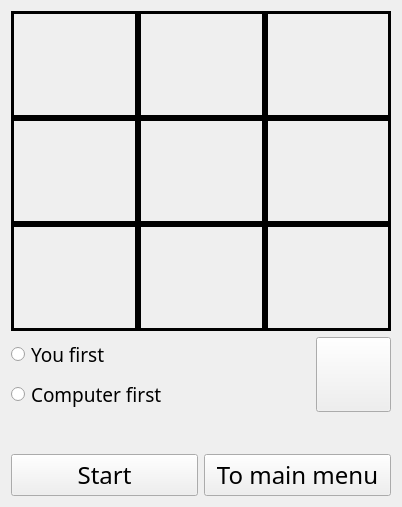
<?xml version="1.0" encoding="UTF-8"?>
<ui version="4.0">
 <class>game_form</class>
 <widget class="QWidget" name="game_form">
  <property name="enabled">
   <bool>true</bool>
  </property>
  <property name="geometry">
   <rect>
    <x>0</x>
    <y>0</y>
    <width>402</width>
    <height>507</height>
   </rect>
  </property>
  <property name="minimumSize">
   <size>
    <width>315</width>
    <height>385</height>
   </size>
  </property>
  <property name="baseSize">
   <size>
    <width>440</width>
    <height>480</height>
   </size>
  </property>
  <property name="font">
   <font>
    <pointsize>18</pointsize>
   </font>
  </property>
  <property name="cursor">
   <cursorShape>ArrowCursor</cursorShape>
  </property>
  <property name="windowTitle">
   <string>TicTacToe</string>
  </property>
  <layout class="QVBoxLayout" name="verticalLayout_2">
   <item>
    <layout class="QGridLayout" name="gridLayout" rowstretch="1,1,1" columnstretch="1,1,1">
     <property name="sizeConstraint">
      <enum>QLayout::SetMaximumSize</enum>
     </property>
     <property name="spacing">
      <number>0</number>
     </property>
     <item row="0" column="0">
      <widget class="QPushButton" name="but_1">
       <property name="enabled">
        <bool>true</bool>
       </property>
       <property name="sizePolicy">
        <sizepolicy hsizetype="Expanding" vsizetype="Expanding">
         <horstretch>1</horstretch>
         <verstretch>1</verstretch>
        </sizepolicy>
       </property>
       <property name="font">
        <font>
         <family>Algerian</family>
         <pointsize>48</pointsize>
         <italic>false</italic>
        </font>
       </property>
       <property name="cursor">
        <cursorShape>OpenHandCursor</cursorShape>
       </property>
       <property name="autoFillBackground">
        <bool>false</bool>
       </property>
       <property name="styleSheet">
        <string notr="true">border: 3px solid</string>
       </property>
       <property name="text">
        <string/>
       </property>
       <property name="checkable">
        <bool>false</bool>
       </property>
       <property name="checked">
        <bool>false</bool>
       </property>
      </widget>
     </item>
     <item row="0" column="1">
      <widget class="QPushButton" name="but_2">
       <property name="sizePolicy">
        <sizepolicy hsizetype="Expanding" vsizetype="Expanding">
         <horstretch>1</horstretch>
         <verstretch>1</verstretch>
        </sizepolicy>
       </property>
       <property name="font">
        <font>
         <family>Algerian</family>
         <pointsize>48</pointsize>
         <italic>false</italic>
        </font>
       </property>
       <property name="cursor">
        <cursorShape>OpenHandCursor</cursorShape>
       </property>
       <property name="styleSheet">
        <string notr="true">border: 3px solid</string>
       </property>
       <property name="text">
        <string/>
       </property>
      </widget>
     </item>
     <item row="0" column="2">
      <widget class="QPushButton" name="but_3">
       <property name="sizePolicy">
        <sizepolicy hsizetype="Expanding" vsizetype="Expanding">
         <horstretch>1</horstretch>
         <verstretch>1</verstretch>
        </sizepolicy>
       </property>
       <property name="font">
        <font>
         <family>Algerian</family>
         <pointsize>48</pointsize>
         <italic>false</italic>
        </font>
       </property>
       <property name="cursor">
        <cursorShape>OpenHandCursor</cursorShape>
       </property>
       <property name="styleSheet">
        <string notr="true">border: 3px solid</string>
       </property>
       <property name="text">
        <string/>
       </property>
      </widget>
     </item>
     <item row="1" column="0">
      <widget class="QPushButton" name="but_4">
       <property name="sizePolicy">
        <sizepolicy hsizetype="Expanding" vsizetype="Expanding">
         <horstretch>1</horstretch>
         <verstretch>1</verstretch>
        </sizepolicy>
       </property>
       <property name="font">
        <font>
         <family>Algerian</family>
         <pointsize>48</pointsize>
         <italic>false</italic>
        </font>
       </property>
       <property name="cursor">
        <cursorShape>OpenHandCursor</cursorShape>
       </property>
       <property name="styleSheet">
        <string notr="true">border: 3px solid</string>
       </property>
       <property name="text">
        <string/>
       </property>
      </widget>
     </item>
     <item row="1" column="1">
      <widget class="QPushButton" name="but_5">
       <property name="sizePolicy">
        <sizepolicy hsizetype="Expanding" vsizetype="Expanding">
         <horstretch>1</horstretch>
         <verstretch>1</verstretch>
        </sizepolicy>
       </property>
       <property name="font">
        <font>
         <family>Algerian</family>
         <pointsize>48</pointsize>
         <italic>false</italic>
        </font>
       </property>
       <property name="cursor">
        <cursorShape>OpenHandCursor</cursorShape>
       </property>
       <property name="styleSheet">
        <string notr="true">border: 3px solid</string>
       </property>
       <property name="text">
        <string/>
       </property>
      </widget>
     </item>
     <item row="1" column="2">
      <widget class="QPushButton" name="but_6">
       <property name="sizePolicy">
        <sizepolicy hsizetype="Expanding" vsizetype="Expanding">
         <horstretch>1</horstretch>
         <verstretch>1</verstretch>
        </sizepolicy>
       </property>
       <property name="font">
        <font>
         <family>Algerian</family>
         <pointsize>48</pointsize>
         <italic>false</italic>
        </font>
       </property>
       <property name="cursor">
        <cursorShape>OpenHandCursor</cursorShape>
       </property>
       <property name="styleSheet">
        <string notr="true">border: 3px solid</string>
       </property>
       <property name="text">
        <string/>
       </property>
      </widget>
     </item>
     <item row="2" column="0">
      <widget class="QPushButton" name="but_7">
       <property name="sizePolicy">
        <sizepolicy hsizetype="Expanding" vsizetype="Expanding">
         <horstretch>1</horstretch>
         <verstretch>1</verstretch>
        </sizepolicy>
       </property>
       <property name="font">
        <font>
         <family>Algerian</family>
         <pointsize>48</pointsize>
         <italic>false</italic>
        </font>
       </property>
       <property name="cursor">
        <cursorShape>OpenHandCursor</cursorShape>
       </property>
       <property name="styleSheet">
        <string notr="true">border: 3px solid</string>
       </property>
       <property name="text">
        <string/>
       </property>
      </widget>
     </item>
     <item row="2" column="1">
      <widget class="QPushButton" name="but_8">
       <property name="sizePolicy">
        <sizepolicy hsizetype="Expanding" vsizetype="Expanding">
         <horstretch>1</horstretch>
         <verstretch>1</verstretch>
        </sizepolicy>
       </property>
       <property name="font">
        <font>
         <family>Algerian</family>
         <pointsize>48</pointsize>
         <italic>false</italic>
        </font>
       </property>
       <property name="cursor">
        <cursorShape>OpenHandCursor</cursorShape>
       </property>
       <property name="styleSheet">
        <string notr="true">border: 3px solid</string>
       </property>
       <property name="text">
        <string/>
       </property>
      </widget>
     </item>
     <item row="2" column="2">
      <widget class="QPushButton" name="but_9">
       <property name="sizePolicy">
        <sizepolicy hsizetype="Expanding" vsizetype="Expanding">
         <horstretch>1</horstretch>
         <verstretch>1</verstretch>
        </sizepolicy>
       </property>
       <property name="font">
        <font>
         <family>Algerian</family>
         <pointsize>48</pointsize>
         <italic>false</italic>
        </font>
       </property>
       <property name="cursor">
        <cursorShape>OpenHandCursor</cursorShape>
       </property>
       <property name="styleSheet">
        <string notr="true">border: 3px solid</string>
       </property>
       <property name="text">
        <string/>
       </property>
      </widget>
     </item>
    </layout>
   </item>
   <item>
    <layout class="QHBoxLayout" name="horizontalLayout" stretch="100000000,0">
     <item>
      <layout class="QVBoxLayout" name="verticalLayout">
       <item>
        <widget class="QRadioButton" name="pl_first">
         <property name="font">
          <font>
           <family>Segoe Print</family>
           <pointsize>14</pointsize>
          </font>
         </property>
         <property name="cursor">
          <cursorShape>OpenHandCursor</cursorShape>
         </property>
         <property name="text">
          <string>You first</string>
         </property>
        </widget>
       </item>
       <item>
        <widget class="QRadioButton" name="comp_first">
         <property name="font">
          <font>
           <family>Segoe Print</family>
           <pointsize>14</pointsize>
          </font>
         </property>
         <property name="cursor">
          <cursorShape>OpenHandCursor</cursorShape>
         </property>
         <property name="text">
          <string>Computer first</string>
         </property>
        </widget>
       </item>
      </layout>
     </item>
     <item>
      <widget class="QPushButton" name="hint_but">
       <property name="minimumSize">
        <size>
         <width>75</width>
         <height>75</height>
        </size>
       </property>
       <property name="font">
        <font>
         <family>Malgun Gothic Semilight</family>
        </font>
       </property>
       <property name="text">
        <string/>
       </property>
      </widget>
     </item>
    </layout>
   </item>
   <item>
    <widget class="QLabel" name="status_label">
     <property name="font">
      <font>
       <family>Comic Sans MS</family>
      </font>
     </property>
     <property name="text">
      <string/>
     </property>
     <property name="alignment">
      <set>Qt::AlignCenter</set>
     </property>
    </widget>
   </item>
   <item>
    <layout class="QHBoxLayout" name="horizontalLayout_2">
     <item>
      <widget class="QPushButton" name="start_res_but">
       <property name="font">
        <font>
         <family>Malgun Gothic Semilight</family>
         <pointsize>18</pointsize>
        </font>
       </property>
       <property name="text">
        <string>Start</string>
       </property>
      </widget>
     </item>
     <item>
      <widget class="QPushButton" name="to_menu_but">
       <property name="font">
        <font>
         <family>Malgun Gothic Semilight</family>
        </font>
       </property>
       <property name="cursor">
        <cursorShape>OpenHandCursor</cursorShape>
       </property>
       <property name="text">
        <string>To main menu</string>
       </property>
      </widget>
     </item>
    </layout>
   </item>
  </layout>
  <zorder>but_7</zorder>
  <zorder>but_1</zorder>
  <zorder>but_8</zorder>
  <zorder>but_9</zorder>
  <zorder>but_3</zorder>
  <zorder>but_2</zorder>
  <zorder>but_5</zorder>
  <zorder>but_4</zorder>
  <zorder>but_6</zorder>
  <zorder>to_menu_but</zorder>
  <zorder>start_res_but</zorder>
  <zorder>pl_first</zorder>
  <zorder>comp_first</zorder>
  <zorder>status_label</zorder>
  <zorder>hint_but</zorder>
  <zorder>pl_first</zorder>
  <zorder>comp_first</zorder>
  <zorder>hint_but</zorder>
  <zorder>status_label</zorder>
 </widget>
 <resources/>
 <connections/>
</ui>
